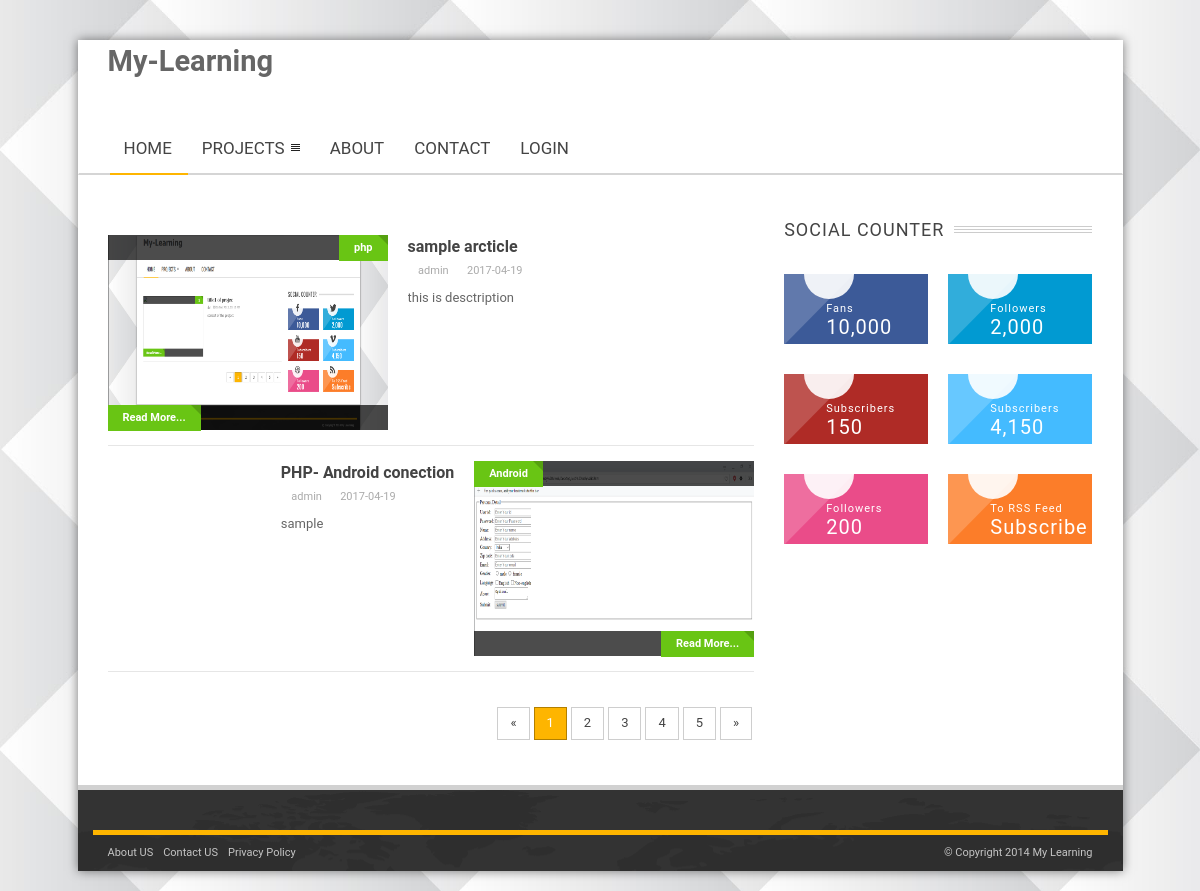
The page / on the database its author committed.
### tables this page shows
CREATE TABLE `upload` (
  `up_id` int(11) NOT NULL,
  `u_id` int(11) NOT NULL,
  `cat_id` int(11) NOT NULL,
  `up_date` date DEFAULT NULL,
  `up_title` varchar(100) NOT NULL,
  `up_content` varchar(1500) NOT NULL,
  `up_img` varchar(100) DEFAULT NULL COMMENT 'upload image',
  `up_upload` varchar(200) DEFAULT NULL COMMENT 'upload source code .zip file',
  `up_status` tinyint(1) NOT NULL
);

CREATE TABLE `category` (
  `cat_id` int(11) NOT NULL,
  `cat_name` varchar(100) NOT NULL
);

CREATE TABLE `user` (
  `u_id` int(11) NOT NULL,
  `u_name` varchar(30) NOT NULL,
  `u_email` varchar(50) NOT NULL,
  `u_pwd` varchar(200) NOT NULL,
  `u_pic` varchar(100) NOT NULL,
  `u_level` tinyint(1) NOT NULL COMMENT ' level of user 1 admin, 0 user',
  `u_status` tinyint(1) NOT NULL COMMENT 'status of user 1- verified 0 non verified'
);

### index.php (the view, shortened to what this page needs)
<!DOCTYPE html>
<html xmlns="http://www.w3.org/1999/xhtml" class="background-main no-js">
<head>
    <link href="framework/addons/camera/css/camera.css" rel="stylesheet" />
    <link href="social-icons.css" rel="stylesheet" />
    <link href="style.css" rel="stylesheet" />
    <link href="theme-color.css" rel="stylesheet" />
    <link href="responsive.css" rel="stylesheet" />
    <link href="firefox.css" rel="stylesheet" />
</head>
<body>
    <div class="header-background">
        <?php
      include_once 'top.php';
        ?>
        <nav class="main-menu navbar visible-lg visible-md" data-sticky-header="true">
            <div class="container">
                <div class="row">
                    <div id="main-menu-navbar-collapse" class="collapse navbar-collapse">
                        <ul class="nav navbar-nav navbar-left">
                            <li class="color-theme active">
                                <a href="index.php">Home <span class="nav-line"></span></a>
                            </li>
                            <li class="dropdown color-3">
                                <a href="#" class="dropdown-toggle" data-hover="dropdown">Projects
                                    <span class="nav-line"></span></a>
                            </li>
                            <li class="color-2">
                                <a href="#" >About<span class="nav-line"></span></a>
                            </li>
                            <li class="color-4">
                                <a href="#" >Contact<span class="nav-line"></span></a>
                            </li>
                            <li class="color-1">
                                <a href="login/" >Login<span class="nav-line"></span></a>
                            </li>
                        </ul>
                    </div>
                </div>
            </div>
        </nav>
    </div>
    <div class="container main-site-container" itemscope itemtype="http://schema.org/CreativeWork">
        <div class="row">
            <div class="col-md-8">
                <section class="cat-widget wdg-cat-opposite clearfix">
                    <div class="color-red widget-content clearfix">
                        <div>
                            <?php
              $stmt = $conn->prepare("SELECT u.up_id, u.up_title, u.up_content, u.up_img, u.u_id, u.cat_id,u.up_date,
                  c.cat_name ,usr.u_name
                   FROM upload AS u
                   LEFT JOIN category AS c
                   ON u.cat_id = c.cat_id
                   LEFT JOIN user AS usr
                   ON u.u_id = usr.u_id
                  WHERE u.up_status = 1 ORDER by u.up_id DESC LIMIT 4
  ");
                            $stmt->execute();
                              $i=1;
                              foreach ($stmt as $key => $value) {
                               $up_id = $value['up_id'];
                               $up_title = $value['up_title'];
                               $up_content = $value['up_content'];
                               $up_img = $value['up_img'];
                               $u_id = $value['u_name'];
                               $cat_id = $value['cat_id'];
							   $date = $value['up_date'];
                               if(!($i%2==0))
                                {
                                    echo "<article class=\"odd-item\" data-showonscroll=\"true\" data-animation=\"fadeIn\">
                                <figure class=\"sec-image\">
                                    <a class=\"post-thumbnail\">
                                        <img src=\"login/$up_img\" alt=\"$up_img\"/></a>
                                    <div class=\"top-bar\">
                                        <span class=\"btn-srp\"><a href=\"projects.php?prj_id=$cat_id \">{$value['cat_name']}</a></span>
                                    </div>
                                    <div class=\"bottom-bar\">
                                        <span class=\"btn-srp\"><a href=\"post.php?pid=$up_id\">Read More...</a></span>
                                    </div>
                                </figure>
                                <div class=\"sec-desc\">
                                    <header class=\"title\">
                                        <h4 class=\"post-title\"><a href=\"post.php?pid=$up_id\">$up_title</a></h4>
                                    </header>
                                    <div class=\"meta-info\">
                                        <span class=\"author\"><i class=\"icon-user3\"></i><a href=\"#\">$u_id</a></span>
                                        <span class=\"date-time\"><i class=\"icon-alarm2\"></i>$date</span>
                                    </div>
                                    <div class=\"post-desc\">
                                        <p>$up_content</p>
                                    </div>
                                </div>
                            </article>";
                                }
                                 else{
                                     echo "<article class=\"even-item\" data-showonscroll=\"true\" data-animation=\"fadeIn\">
                                <figure class=\"sec-image\">
                                <a class=\"post-thumbnail\">
                                  <img src=\"login/$up_img\" alt=\"$up_img\"/></a>
                                    <div class=\"top-bar\">
                                        <span class=\"btn-srp\"><a href=\"projects.php?prj_id=$cat_id \">{$value['cat_name']}</a></span>
                                    </div>
                                    <div class=\"bottom-bar\">
                                        <span class=\"btn-srp\"><a href=\"post.php?pid=$up_id\">Read More...</a></span>
                                    </div>
                                </figure>
                                <div class=\"sec-desc\">
                                    <header class=\"title\">
                                        <h4 class=\"post-title\"><a href=\"post.php?pid=$up_id\">$up_title</a></h4>
                                    </header>
                                    <div class=\"meta-info\">
                                        <span class=\"author\"><i class=\"icon-user3\"></i><a href=\"#\">$u_id</a></span>
                                        <span class=\"date-time\"><i class=\"icon-alarm2\"></i>$date</span>
                                    </div>
                                    <div class=\"post-desc\">
                                        <p>$up_content</p>
                                    </div>
                                </div>
                            </article>";
                                 }
                                 echo"<div class=\"divider\"></div>";
                                $i++;
                              }
                            ?>
                        </div>
                    </div>
                    <footer class="blog-pagination">
                                <ul class="pagination">
                                    <li><a href="#">&laquo;</a></li>
                                    <li class="active"><a href="#">1 <span class="sr-only">(current)</span></a></li>
                                    <li><a href="#">2</a></li>
                                    <li><a href="#">3</a></li>
                                    <li><a href="#">4</a></li>
                                    <li><a href="#">5</a></li>
                                    <li><a href="#">&raquo;</a></li>
                                </ul>
                    </footer>
                </section>
            </div>
            <section class="col-md-4">
                <aside class="widget" data-showonscroll="true" data-animation="fadeIn">
                    <div class="widget-title clearfix">
                        <h3>Social Counter</h3>
                        <div class="sep-widget"></div>
                    </div>
                    <div class="widget-content clearfix">
                        <div class="wdg-social-counter clearfix">
                            <ul class="social-counter clearfix">
                                <li>
                                    <div class="facebook">
                                        <i class="zoc-facebook border-radius-50-per"></i>
                                        <span class="fans-word">Fans</span>
                                        <span class="fans-count">10,000</span>
                                        <a href="#" class="more"></a>
                                    </div>
                                </li>
                                <li>
                                    <div class="twitter">
                                        <i class="zoc-twitter border-radius-50-per"></i>
                                        <span class="fans-word">Followers</span>
                                        <span class="fans-count">2,000</span>
                                        <a href="#" class="more"></a>
                                    </div>
                                </li>
                                <li>
                                    <div class="youtube">
                                        <i class="zoc-youtube border-radius-50-per"></i>
                                        <span class="fans-word">Subscribers</span>
                                        <span class="fans-count">150</span>
                                        <a href="#" class="more"></a>
                                    </div>
                                </li>
                                <li>
                                    <div class="vimeo">
                                        <i class="zoc-vimeo border-radius-50-per"></i>
                                        <span class="fans-word">Subscribers</span>
                                        <span class="fans-count">4,150</span>
                                        <a href="#" class="more"></a>
                                    </div>
                                </li>
                                <li>
                                    <div class="dribbble">
                                        <i class="zoc-dribbble border-radius-50-per"></i>
                                        <span class="fans-word">Followers</span>
                                        <span class="fans-count">200</span>
                                        <a href="#" class="more"></a>
                                    </div>
                                </li>
                                <li>
                                    <div class="rss">
                                        <i class="zoc-rss border-radius-50-per"></i>
                                        <span class="fans-word">To RSS Feed</span>
                                        <span class="fans-count">Subscribe</span>
                                        <a href="#" class="more"></a>
                                    </div>
                                </li>
                            </ul>
                        </div>
                    </div>
                </aside>
            </section>
        </div>
        <?php
        include_once 'footer.php';
        ?>
    </div>
   </body>
</html>

### top.php (shortened to what this page needs)
<header class="container header-logo">
    <div class="logo" itemscope itemtype="http://schema.org/Brand">
        <h1 itemprop="name">My-Learning</h1>
    </div>
</header>

### footer.php (shortened to what this page needs)
<footer class="container footer-container">
            <section class="row footer-bottom" data-showonscroll="true" data-animation="fadeIn">
                <div class="col-md-6">
                    <ul>
                        <li><a href="#">About US</a></li>
                        <li><a href="#">Contact US</a></li>
                        <li><a href="#">Privacy Policy</a></li>
                    </ul>
                </div>
                <div class="col-md-6">
                    <p class="pull-right">&copy; Copyright 2014 My Learning</p>
                </div>
            </section>
        </footer>

### theme-color.css (style rules this page uses)
a { color: #444; }
.main-menu li.color-theme > a > span.nav-line, .main-menu .color-theme .dropdown-menu > li > a:hover, .main-menu .color-theme .dropdown-menu > li > a:focus, .main-menu .color-theme .dropdown-menu > .active > a, .main-menu .color-theme .dropdown-menu > .active > a:hover, .main-menu .color-theme .dropdown-menu > .active > a:focus { background: none; }
.btn-goto-top:hover, .social-menu .nav.navbar-right > li.search .mask-background, .social-menu li.color-theme > a > span.nav-line, .social-menu li.color-theme .dropdown-menu > li > a:hover, .social-menu li.color-theme .dropdown-menu > li > a:focus, .social-menu li.color-theme .dropdown-submenu:hover > a, .social-menu li.color-theme .dropdown-menu > .active > a, .social-menu li.color-theme .dropdown-menu > .active > a:hover, .social-menu li.color-theme .dropdown-menu > .active > a:focus, .main-menu li.color-theme > a > span.nav-line, .main-menu .color-theme .dropdown-menu > li > a:hover, .main-menu .color-theme .dropdown-menu > li > a:focus, .main-menu .color-theme .dropdown-menu > .active > a, .main-menu .color-theme .dropdown-menu > .active > a:hover, .main-menu .color-theme .dropdown-menu > .active > a:focus, .main-menu .dropdown-submenu:hover > a, .wdg-tabs .nav-tabs > li.active > a, .wdg-tabs .nav-tabs > li.active > a:hover, .wdg-tabs .nav-tabs > li.active > a:focus, .tags-cloud > a:hover, .widget [class*="color-theme"] .btn-srp, .cat-widget [class*="color-theme"] .btn-srp, .comments-box li.comment-main > article.comment .comment-content .options .edit-link > a:hover, .comments-box li.comment-main > article.comment .comment-content .options .reply > a:hover, .comments-box .comment-respond .comment-form > p.form-submit #submit:hover, .post-review.percent .rate .progress-bar-theme, .widget .wdg-col-8 .review-rate .rating-progress .progress .progress-bar, .blog-page .blog-items.style-1 .sec-image:hover .post-type, .blog-pagination .pagination > .active > a, .blog-pagination .pagination > .active > span, .blog-pagination .pagination > .active > a:hover, .blog-pagination .pagination > .active > span:hover, .blog-pagination .pagination > .active > a:focus, .blog-pagination .pagination > .active > span:focus, .category-default .post-meta-metro [class^="color-"] li, .category-default .post-meta-metro [class*="color-"] li, .category-default .post-meta-metro [class^="color-"] .popup-info, .category-default .post-meta-metro [class*="color-"] .popup-info, .cbp_tmtimeline:before { background-color: #FEB500; }
.social-menu li.color-theme .dropdown-menu, .main-menu .color-theme .dropdown-menu, .footer-container .footer-bottom { border-top-color: #FEB500; }
.wdg-cat-opposite [class^="color-"] .btn-srp, .wdg-cat-opposite [class*="color-"] .btn-srp { background-color: #69C514; }
.wdg-cat-opposite [class^="color-"] .btn-srp > a, .wdg-cat-opposite [class*="color-"] .btn-srp > a { color: #fff; }

### rows shown on the page
upload: up_img (picture), cat.cat_name "php", up_title "sample arcticle", u.u_name "admin", up_date "2017-04-19", up_content "this is desctription"
upload: up_img (picture), cat.cat_name "Android", up_title "PHP- Android conection", u.u_name "admin", up_date "2017-04-19", up_content "sample"
